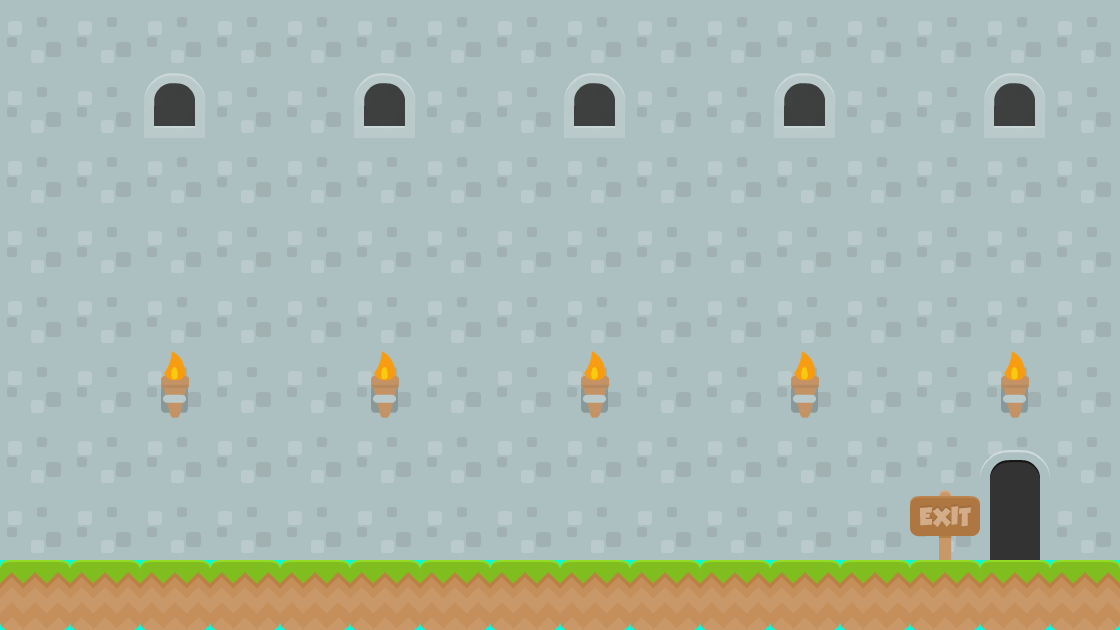

The image is a tile-based game level rendered from a .tmx file. Its description and source (layers, tilesets, objects; grid data summarised) follow:
An orthogonal 16x9 tile map with 70x70 px tiles, 4 tile layers (background, collisions, background2, background3), 2 tilesets and 3 objects (2x levelTrigger).

<map version="1.0" orientation="orthogonal" renderorder="right-down" width="16" height="9" tilewidth="70" tileheight="70" backgroundcolor="#00fde0">
 <properties>
  <property name="level" value="levelTrigger" />
 </properties>
 <tileset firstgid="1" name="background-tiles" tilewidth="70" tileheight="70">
  <image source="../img/background-tiles.png" width="910" height="910" />
  <tile id="0">
   <properties>
    <property name="xSpawn" value="400" />
    <property name="ySpawn" value="0" />
   </properties>
  </tile>
 </tileset>
 <tileset firstgid="170" name="meta-tiles" tilewidth="70" tileheight="70">
  <image source="../img/meta-tiles.png" width="350" height="70" />
  <tile id="4">
   <properties>
    <property name="type" value="solid" />
   </properties>
  </tile>
 </tileset>
 <layer name="background" width="16" height="9">
  <data>[144 cells, 144 non-empty, 2 distinct tile ids]</data>
 </layer>
 <layer name="collisions" width="16" height="9" opacity="0">
  <data>[144 cells, 16 non-empty, 1 distinct tile ids]</data>
 </layer>
 <layer name="background2" width="16" height="9" opacity="0.91">
  <data>[144 cells, 10 non-empty, 2 distinct tile ids]</data>
 </layer>
 <layer name="background3" width="16" height="9">
  <data>[144 cells, 3 non-empty, 3 distinct tile ids]</data>
 </layer>
 <objectgroup name="trigger-entities">
  <properties>
   <property name="level" value="leolevel01" />
  </properties>
  <object name="levelTrigger" x="985" y="424" width="61" height="137">
   <properties>
    <property name="level" value="leolevel01" />
   </properties>
  </object>
  <object x="926" y="-206" />
  <object name="levelTrigger" x="985" y="424" width="61" height="137">
   <properties>
    <property name="level" value="leolevel01" />
   </properties>
  </object>
 </objectgroup>
</map>
